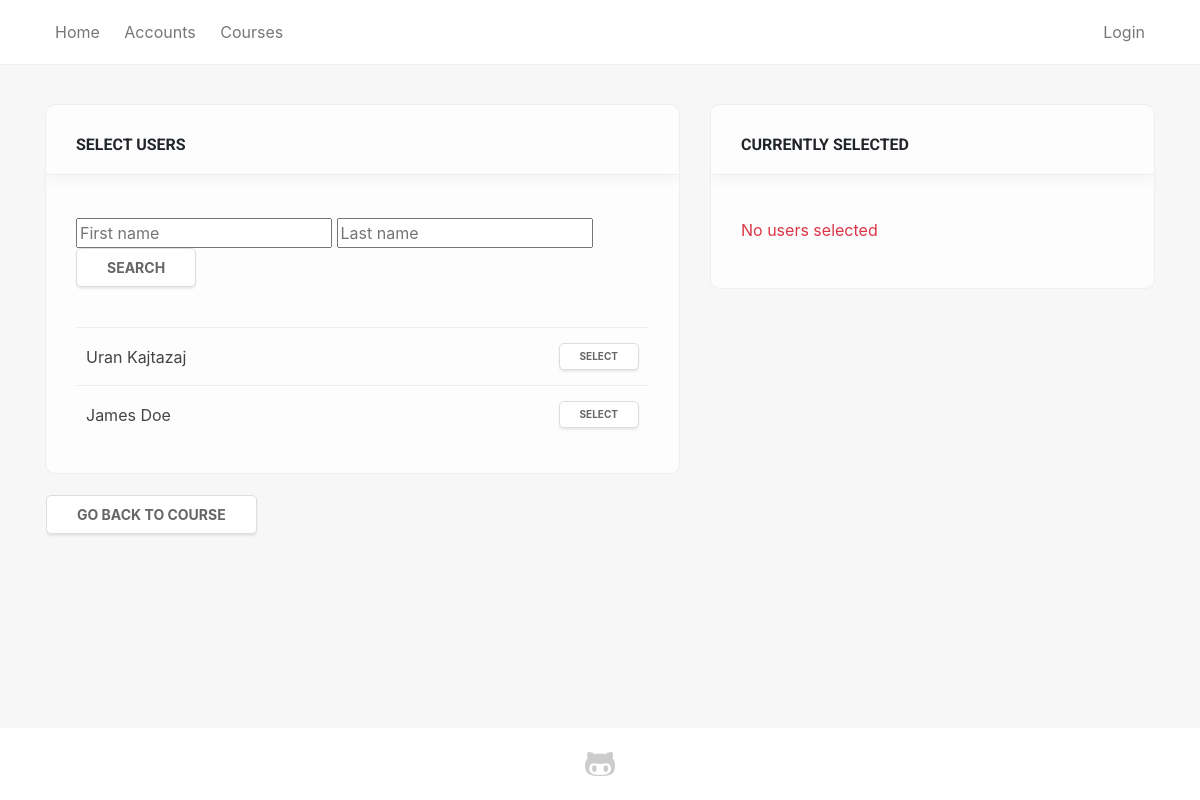
/course/16/teacher/edit/, run on an earlier commit of the app's database.
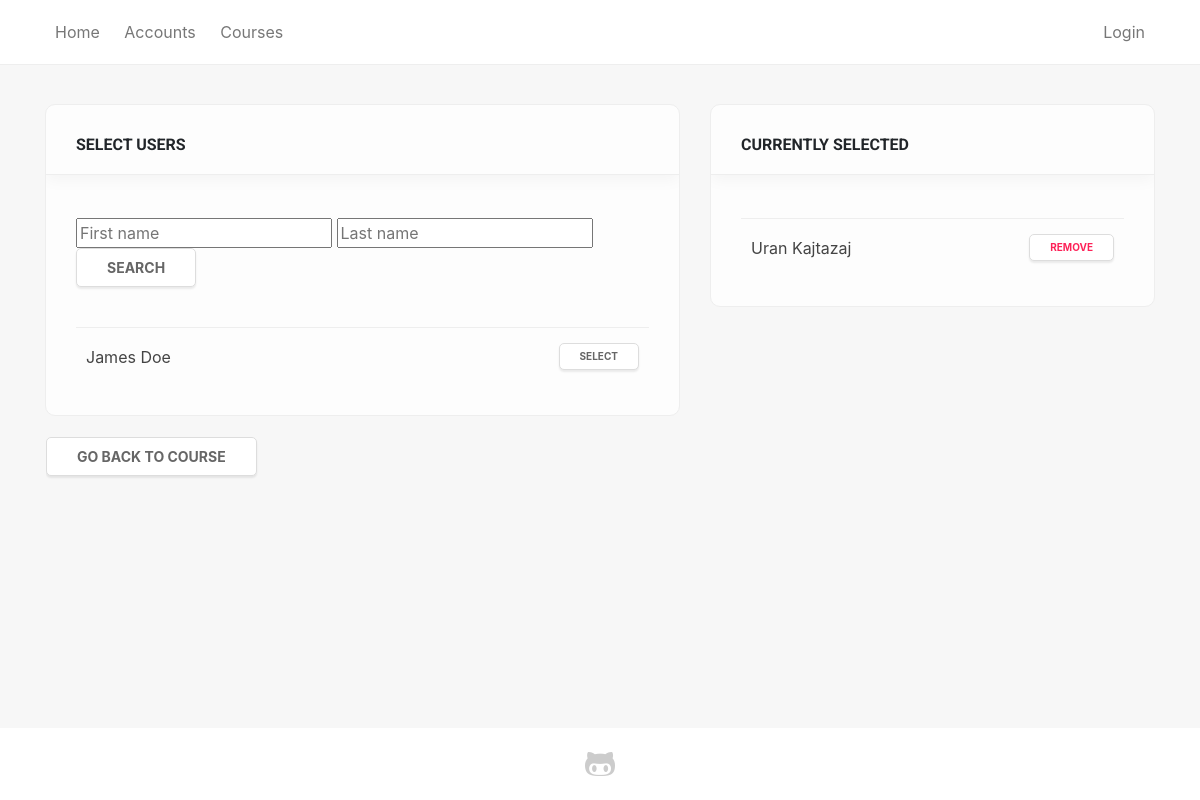
And on a later commit of the database.
### sems/models.py (models this page shows, shortened)
class Student(models.Model):
    user = models.OneToOneField(User, on_delete=models.CASCADE, null=True)
    first_name = models.CharField(max_length=100, null=True)
    last_name = models.CharField(max_length=100, null=True)
    picture = models.ImageField(null=True, blank=True, default='no-img.png')
    website = models.URLField(max_length=100, null=True, blank=True)
    email = models.EmailField(max_length=100, null=True)
    program = models.ForeignKey(Program, on_delete=models.SET_NULL, null=True)
    country = models.ForeignKey(State, on_delete=models.SET_NULL, null=True)
    city = models.CharField(max_length=100, null=True)
    course = models.ManyToManyField(Course, related_name='course', blank=True)
    course_teacher = models.ManyToManyField(Course, related_name='course_teacher', blank=True)
    viti = models.IntegerField(choices=YEARS, default=1)
    semester = models.IntegerField(choices=SEMESTER, default=1)
    level = models.CharField(max_length=100, choices=LEVELS, default=1)

### sems/views.py (the view)
# urls.py: path('course/<int:course_id>/teacher/edit/', views.select_teacher, name='add_teacher'),
def select_teacher(request, course_id):
    students = Student.objects.all()
    curr_teachers = Student.objects.filter(course_teacher__in=[Course.objects.get(pk=course_id)])
    if request.method == 'GET':
        first_name = request.GET.get('first_name', '')
        last_name = request.GET.get('last_name', '')
        students = Student.objects.filter(first_name__contains=first_name, last_name__contains=last_name).exclude(course_teacher__in=[Course.objects.get(pk=course_id)])
    paginator = Paginator(students, 15)
    page = request.GET.get('page')
    students = paginator.get_page(page)
    return render (
        request, 'select_teacher.html', {'students': students, 'course_id': course_id, 'teachers': curr_teachers},
    )

### sems/templates/select_teacher.html (shortened to what this page needs)
{% extends 'base_generic.html' %}
{% block content %}
<div class="container">
    <div class="row">
        <div class="col-md-7 col-xs-12">
            <div class="card-box">
                <h6>Select Users</h6><br/>
                <form method="get">
                    <input type="text" name="first_name" placeholder="First name">
                    <input type="text" name="last_name" placeholder="Last name">
                    <button type="submit" class="btn btn-primary">Search</button>
                </form>
                <br>
                {% if students %}
                <table>
                    <tbody>
                    {% for student in students %}
                        <tr>
                            <td>
                                {{ student.first_name }} {{ student.last_name }}<br/>
                            </td>
                            <td class="text-right"><small><a class="btn btn-sm btn-third" href="{% url 'confirm_teacher' course_id=course_id student_id=student.pk %}">Select</a></small></td>
                        </tr>
                    {% endfor %}
                    </tbody>
                </table>
                {% else %}
                <p class="text-danger">No Users Available</p>
                {% endif %}
            </div>
            <div class="empty-box">
                <a class="btn btn-primary" href="{% url 'course_detail' pk=course_id %}">Go back to course</a>
            </div>
        </div>
        <div class="col-md-5 col-xs-12">
            <div class="card-box">
                <h6>Currently selected</h6><br/>
                {% if teachers %}
                <table>
                    <tbody>
                    {% for teacher in teachers %}
                        <tr>
                            <td>
                                {{ teacher.first_name }} {{ teacher.last_name }}<br/>
                            </td>
                            <td class="text-right">
                                <span class="with-popup">
                                    <small><a class="btn btn-sm btn-danger">Remove</a></small>
                                </span>
                            </td>
                        </tr>
                    {% endfor %}
                    </tbody>
                </table>
                {% else %}
                <p class="text-danger">No users selected</p>
                {% endif %}
            </div>
        </div>
    </div>
</div>
{% endblock %}

What changed in the data, as far as the page shows it:
changed Student "Uran": moves from the list under "SELECT USERS" to the list under "CURRENTLY SELECTED"
Also different on the page:
text no longer shown: "No users selected"
